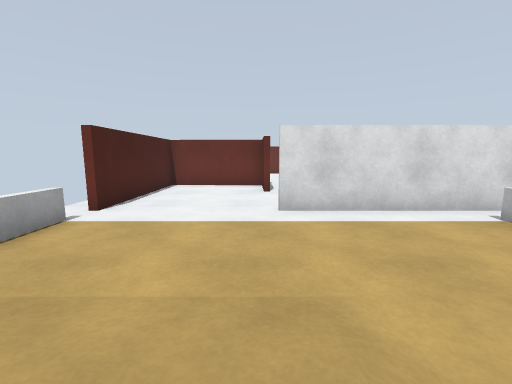
view 1 (above)

21 first-person views from a walk through a robot-simulator world made for Gazebo. The camera is 1 m above the floor, tilts 8° down and sees 90° across. The floor is counted in squares, 1 m on a side. Each view is taken from the middle of a square. On the plan, view 1 faces up. The plan holds only what a view shows up to about 11 squares ahead; the rest is blank.

view 2
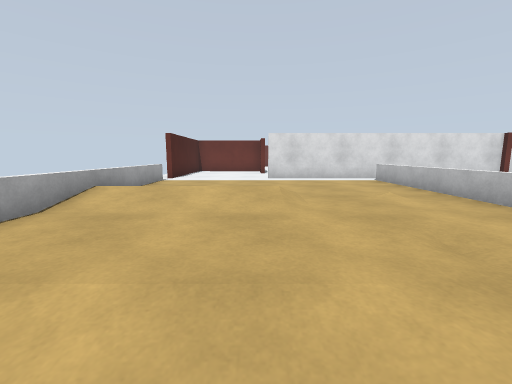

view 3
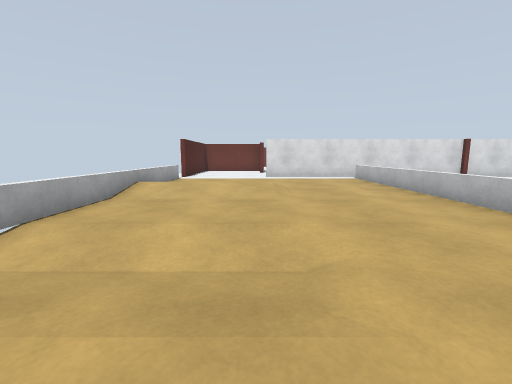

view 4
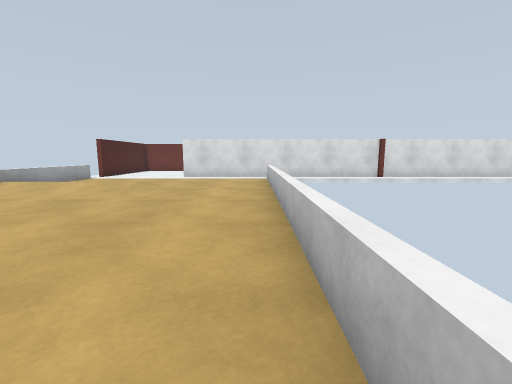

view 5
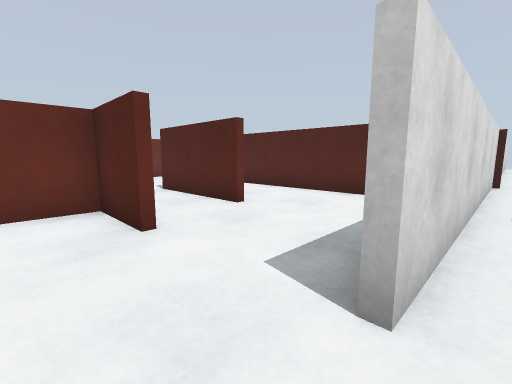

view 6
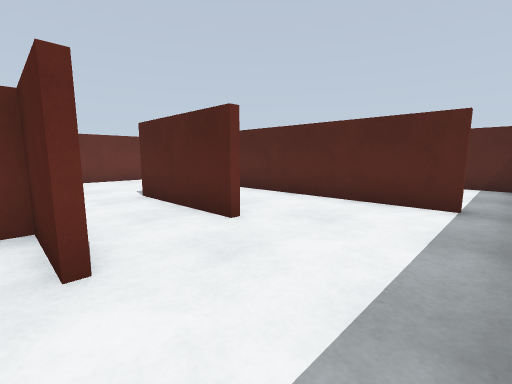

view 7
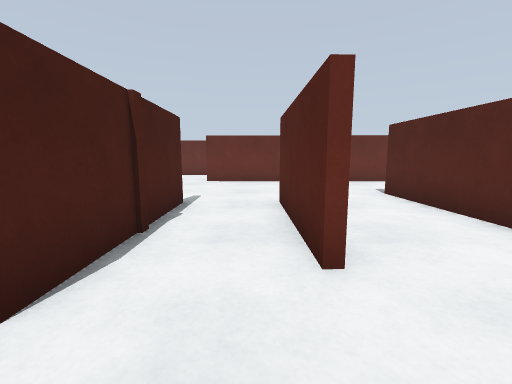

view 8
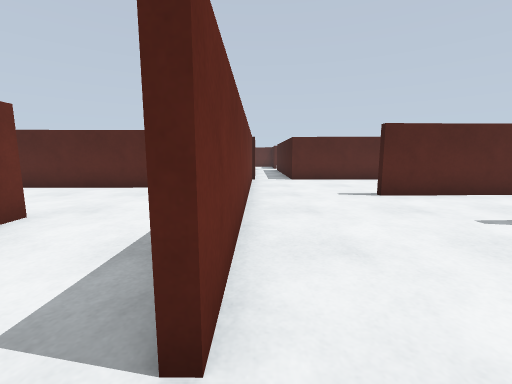

view 9
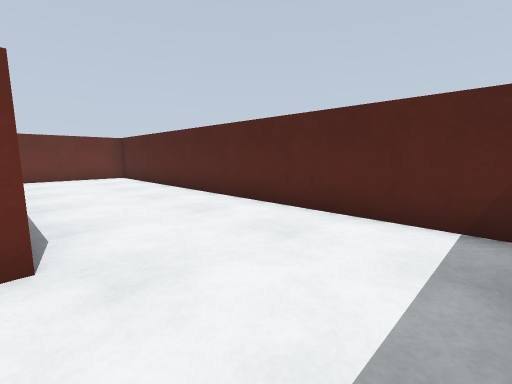

view 10
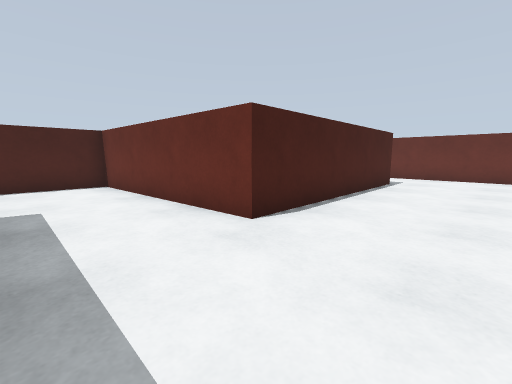

view 11
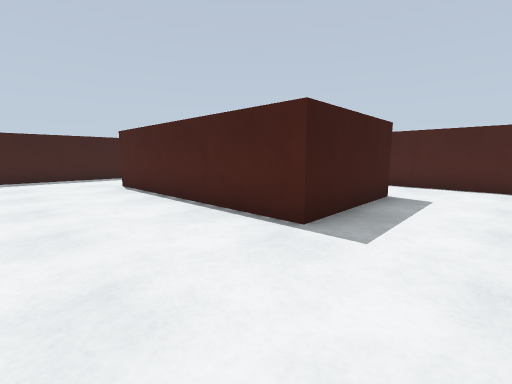

view 12
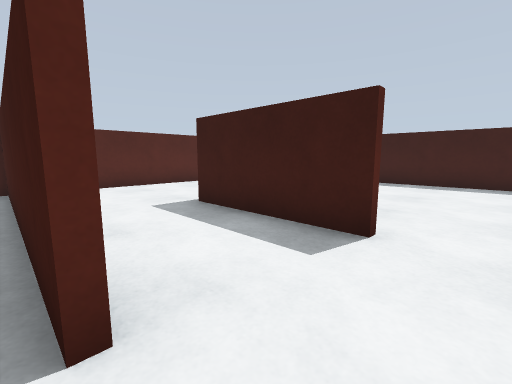

view 13
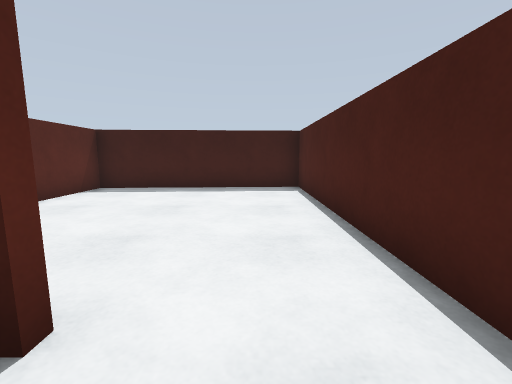

view 14
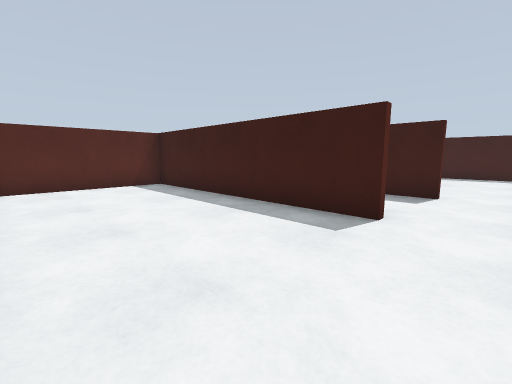

view 15
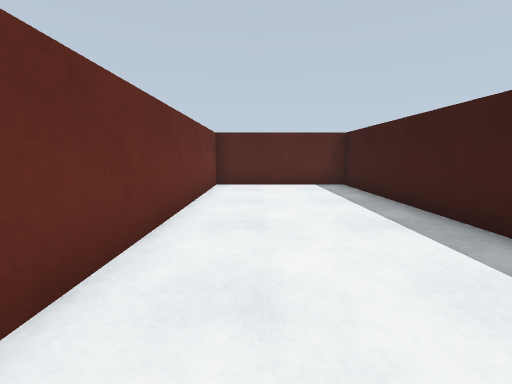

view 16
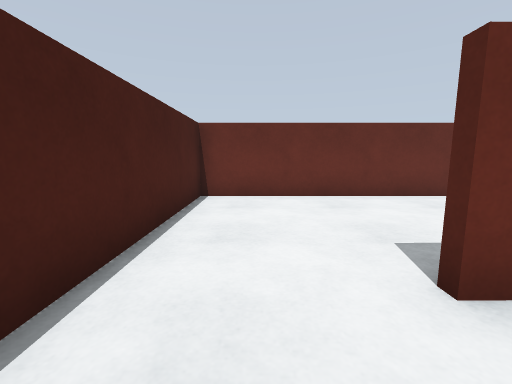

view 17
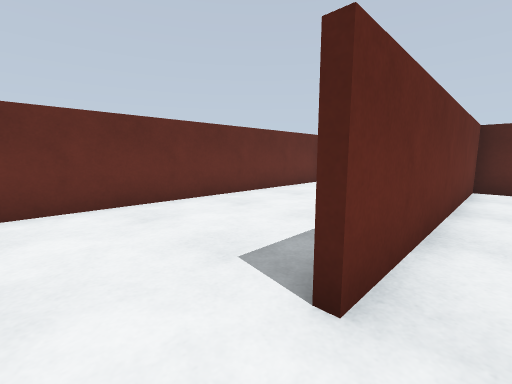

view 18
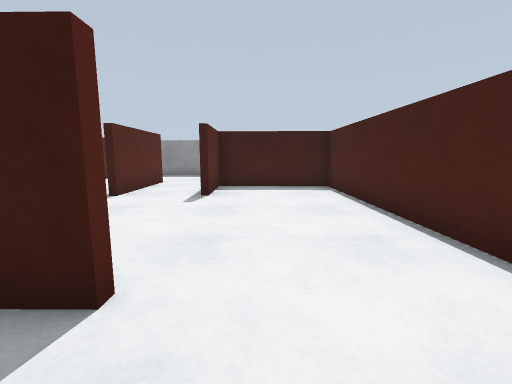

view 19
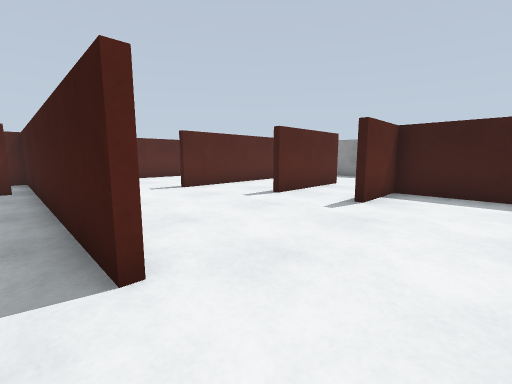

view 20
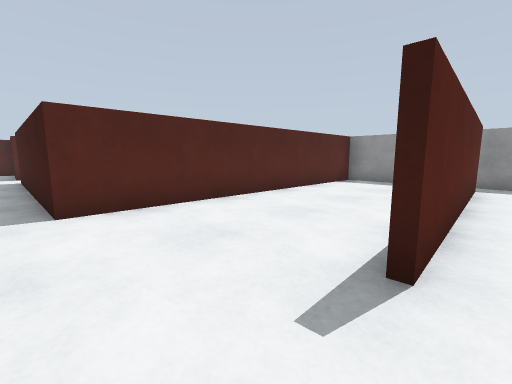

view 21
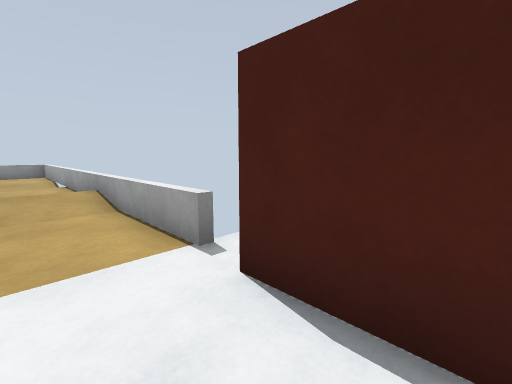

### Floor plan
Points are (right, up) in squares from view 1. A wall is a line through its corners. A room is listed if a view was taken in it or the views show most of it. See-through windows are left out.
Room 1 (views 1, 2, 3, 4, 5, 6, 21)
walls: (0.3, 8.3) (0.2, 10.3) (-3.4, 10.3) (-3.4, 5.4); (10, 5.4) (0.5, 5.4)
low walls: (4.5, -6.6) (4.5, 4.6); (-3.4, 4.6) (-3.4, -7)
ways out: opening at (0.5, 7.5) to room 2; opening at (-3, 5)
Room 2 (views 7, 8, 9, 10, 11, 12, 13, 16, 17, 18, 19, 20)
walls: (0, 17.4) (7, 17.4); (7.1, 17.8) (7, 30.9); (0.4, 12.5) (0.5, 8.4); (10, 17.2) (0, 17.2); (2.6, 9.1) (2.5, 12.7); (-0.9, 27.8) (2.9, 27.9) (3.1, 20.8) (-3.4, 20.4) (-3.4, 10.5) (0.2, 10.5) (0.2, 12.5); (5.7, 6.6) (5.5, 13.9); (4.9, 5.6) (5.8, 5.6); (7, 30.7) (-0.6, 30.7); (8, 5.6) (9.9, 5.6) (10, 15.5); (-3.4, 31.5) (-3.4, 27.5)
ways out: opening at (0.5, 7.5) to room 1; opening at (-1.5, 31) to room 3; opening at (-1.5, 28) to room 4; opening at (10, 16); gap at (7, 18)
Room 3 (views 14, 15)
walls: (-0.7, 30.9) (7, 30.9) (7, 35.4) (-3.4, 35.4) (-3.4, 31.5)
ways out: opening at (-1.5, 31) to room 2
Room 4 (no view inside)
walls: (-3.4, 27.5) (-3.4, 20.6) (2.9, 21) (2.8, 23.5)
ways out: opening at (-1.5, 28) to room 2

Positions as (right, up) in squares from view 1, and headings:
1: (0, 0), facing up
2: (0, -5), facing up
3: (0, -7), facing up
4: (4, -7), facing up
5: (-1, 5), facing up-right
6: (0, 6), facing up-right
7: (2, 7), facing up
8: (-1, 17), facing right
9: (3, 18), facing up-right
10: (6, 18), facing up-left
11: (6, 30), facing down-left
12: (-2, 31), facing down-right
13: (-2, 29), facing down
14: (-2, 35), facing down-right
15: (-2, 34), facing right
16: (-2, 29), facing up
17: (-2, 30), facing up-right
18: (-1, 19), facing down
19: (-2, 18), facing down-right
20: (5, 16), facing down-right
21: (-2, 7), facing down-left
